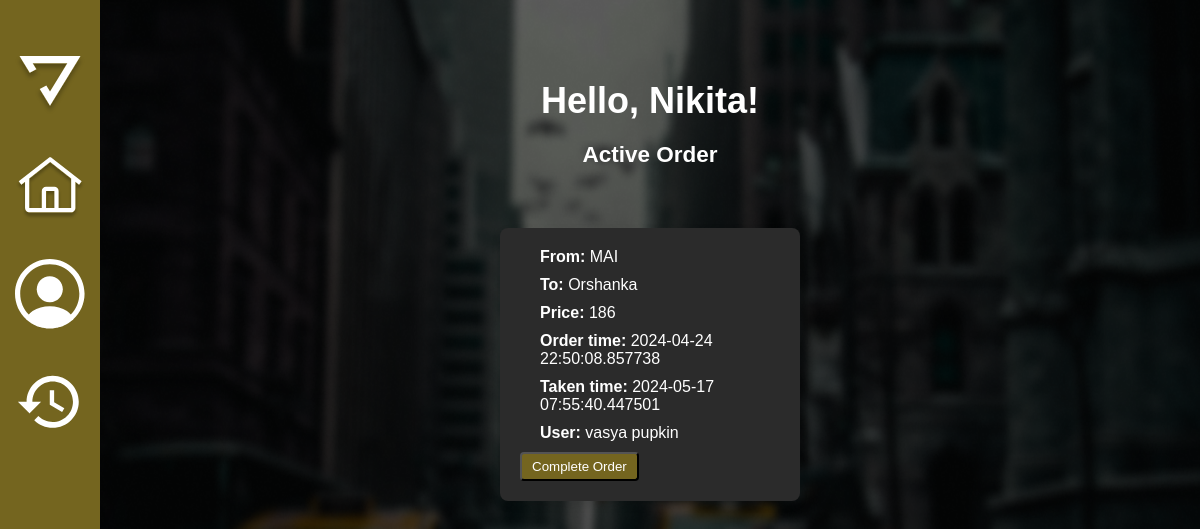
/driver_main (signed in), run on the app's committed database.
### app/models.py (models this page shows, shortened)
class Driver(UserMixin, db.Model):
    id = db.Column(db.Integer, primary_key=True)
    first_name = db.Column(db.String(64), index=True, nullable=False)
    last_name = db.Column(db.String(64), index=True, nullable=False)
    middle_name = db.Column(db.String(64), index=True)
    email = db.Column(db.String(128), unique=True, index=True, nullable=False)
    car_model = db.Column(db.String(64), index=True, nullable=False)
    license_plate = db.Column(db.String(64), unique=True, index=True, nullable=False)
    password_hashed = db.Column(db.String(200), nullable=False)
    orders = db.relationship('Order', backref='driver', lazy='dynamic')
    role = db.Column(db.String(20), default='driver')
    status = db.Column(db.String(20), default='inactive', nullable=False)
    number_of_ratings = db.Column(db.Integer, default=0, nullable=False)
    rating = db.Column(db.Float, default=0.0, nullable=False)
    orders = db.relationship('Order', back_populates='driver')

class Order(db.Model):
    id = db.Column(db.Integer, primary_key=True)
    place_start = db.Column(db.String(140), nullable=False)
    place_end = db.Column(db.String(140), nullable=False)
    price = db.Column(db.String(140), nullable=False)
    order_time = db.Column(db.DateTime, index=True, nullable=True)
    order_taked = db.Column(db.DateTime, index=True, nullable=True)
    order_finished = db.Column(db.DateTime, index=True, nullable=True)
    user_id = db.Column(db.Integer, db.ForeignKey('user.id'))
    driver_id = db.Column(db.Integer, db.ForeignKey('driver.id'), nullable=True)
    driver = db.relationship('Driver', back_populates='orders')
    score = db.Column(db.Integer, default=0)

class User(UserMixin, db.Model):
    id = db.Column(db.Integer, primary_key=True)
    first_name = db.Column(db.String(64), index=True, nullable=False)
    last_name = db.Column(db.String(64), index=True, nullable=False)
    email = db.Column(db.String(128), unique=True, index=True, nullable=False)
    password_hashed = db.Column(db.String(200), nullable=False)
    orders = db.relationship('Order', backref='user', lazy='dynamic')
    role = db.Column(db.String(64), default='user')

### app/routes.py (the view)
@app.route('/driver_main')
@login_required('driver')
def driver_main():
    active_order = Order.query.filter_by(driver_id=current_user.id, order_finished=None).first()
    available_orders = []
    if not active_order:
        available_orders = Order.query.filter_by(driver_id=None).all()
    return render_template('driver_main.html', active_order=active_order, available_orders=available_orders)

### app/models.py (called while the page is built)
@login.user_loader
def load_user(id):
    driver = Driver.query.get(int(id))
    if driver:
        return driver
    return User.query.get(int(id))

### app/utils.py (called while the page is built)
def login_required(role):
    def wrapper(func):
        @wraps(func)
        def decorated_view(*args, **kwargs):
            if not current_user.is_authenticated:
                return redirect(url_for('choice'))
            if current_user.role != role:
                print(f"Пользователь {current_user.email} имеет роль {current_user.role}, а ожидалось {role}")
                return abort(403)
            print(f"Пользователь {current_user.email} имеет роль {current_user.role}")
            return func(*args, **kwargs)
        return decorated_view
    return wrapper

### app/templates/driver_main.html (shortened to what this page needs)
<!DOCTYPE html>
<html lang="ru">
<head>
    <link rel="stylesheet" href="{{ url_for('static', filename='css/style.css') }}">
</head>
<body class="index-page">
    <div class="list-order-page">
        <div class="container index">
            <div class="content">
                <div class="sidebar">
                    <div class="sidebar-item">
                        <a href="{{ url_for('choice') }}">
                            <img class="logo" src="../static/css/images/logo.svg" alt="logo">
                        </a>
                    </div>
                    <div class="sidebar-item">
                        <a href="{{ url_for('driver_main') }}">
                            <img class="home-img" src="../static/css/images/home.svg" alt="home">
                        </a>
                        <a href="{{ url_for('driver_profile') }}">
                            <img class="profile-img" src="../static/css/images/profile.svg" alt="profile">
                        </a>
                        <a href="{{ url_for('history_of_driver') }}">
                            <img class="history-img" src="../static/css/images/history.svg" alt="history">
                        </a>
                    </div>
                </div>
                <div class="content__main index">
                    <div class="content__container">
                        <h1 class="greeting">Hello, {{ current_user.first_name }}!</h1>
                        {% if active_order %}
                            <div class="order-header">
                                <h2>Active Order</h2>
                            </div>
                        {% else %}
                            <div class="order-header">
                                <h2>Available Orders</h2>
                            </div>
                        {% endif %}
                    </div>
                    <div class="orders__container">
                        <div class="available-order__container">
                            {% if active_order %}
                                <div class="orders-item active-order">
                                    <div class="orders-item-text"><strong>From:</strong> {{ active_order.place_start }}</div>
                                    <div class="orders-item-text"><strong>To:</strong> {{ active_order.place_end }}</div>
                                    <div class="orders-item-text"><strong>Price:</strong> {{ active_order.price }}</div>
                                    <div class="orders-item-text"><strong>Order time:</strong> {{ active_order.order_time }}</div>
                                    <div class="orders-item-text"><strong>Taken time:</strong> {{ active_order.order_taked }}</div>
                                    <div class="orders-item-text"><strong>User:</strong> {{ active_order.user.first_name }} {{ active_order.user.last_name }}</div>
                                    <form method="post" action="{{ url_for('complete_order', order_id=active_order.id) }}">
                                        <button type="submit" class="btn btn-success">Complete Order</button>
                                    </form>
                                </div>
                            {% endif %}
                        </div>
                    </div>
                </div>
            </div>
        </div>
    </div>
</body>
</html>

### app/static/css/style.css (style rules this page uses)
*, *::before, *::after { box-sizing: border-box; }
html, body { margin: 0; padding: 0; height: 100%; }
body { font-family: 'Ubuntu', sans-serif; font-size: 15px; font-weight: 400; color: #212529; }
body.index-page { background: none; color: #fff; font-family: 'Ubuntu', sans-serif; }
.index-page .list-order-page { min-height: 100vh; display: flex; flex-direction: column; }
.index-page .container { flex: 1; }
.index-page .content { flex: 1; display: flex; }
.index-page .content__main { flex: 1; display: flex; flex-direction: column; }
.index-page .orders__container { flex: 1; display: flex; flex-direction: column; justify-content: space-between; }
a { text-decoration: none; color: inherit; }
body:not(.history-page) { background-image: url('images/background.png'); background-position: center; background-repeat: no-repeat; background-size: 105% 105%; background-attachment: fixed; color: #fff; font-family: 'Ubuntu', sans-serif; }
.sidebar { width: 100px; background-color: #74651f; display: flex; flex-direction: column; align-items: center; justify-content: flex-start; padding-top: 20px; padding-bottom: 20px; position: fixed; top: 0; height: 100%; }
.sidebar-item { display: flex; flex-direction: column; align-items: center; }
.sidebar img { width: 70px; margin-bottom: 35px; }
.logo { margin-top: 35px; }
.content { width: 100%; display: flex; }
.content__main { width: calc(100% - 100px); background-color: #191d1f; display: flex; justify-content: center; margin-left: 100px; }
.index { background: none; }
.content__container { margin-top: 60px; }
.orders__container { margin-top: 30px; }
.orders-item { width: 400px; padding: 20px; margin: 10px 0; background-color: #2b2b2b; border-radius: 8px; box-shadow: 0 4px 8px rgba(0, 0, 0, 0.1); transition: transform 0.3s ease; word-wrap: break-word; }
.orders-item-text { margin-bottom: 10px; font-size: 16px; }
.orders-item div { margin-left: 20px; }
.available-order__container { display: flex; flex-wrap: wrap; justify-content: center; gap: 20px; }
.greeting { margin: 20px 0; font-size: 36px; text-align: center; }
.orders-item { width: 300px; padding: 20px; margin: 10px 0; background-color: #2b2b2b; border-radius: 8px; box-shadow: 0 4px 8px rgba(0, 0, 0, 0.1); transition: transform 0.3s ease; }
.btn { padding: 5px 10px; background-color: #74651f; color: #fff; text-decoration: none; border-radius: 4px; transition: background-color 0.3s ease; }
.order-header { text-align: center; margin: 20px 0; }

### data on the page
Driver: first_name "Nikita"
Order: place_start "MAI", place_end "Orshanka", price "186", order_time "2024-04-24 22:50:08.857738", order_taked "2024-05-17 07:55:40.447501"
User: user.first_name "vasya", user.last_name "pupkin"
